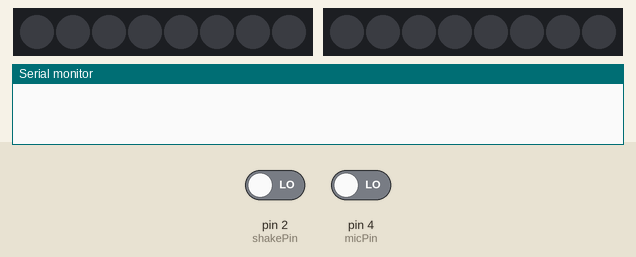
This sketch was run on a simulated Arduino Uno, built with avr-gcc and run on an emulated ATmega328P. On the bench: 2 × 8 RGB LEDs in strip order, left to right, the last lines printed to the serial monitor. The test bench sets the inputs (shaded band); at power-on: pin 4 (micPin) LOW, pin 2 (shakePin) LOW. Dim RGB values are drawn brighter than linear.

Above: at 1.2 s.
1.3 s: pin 4 (micPin) driven HIGH
At 3.3 s:
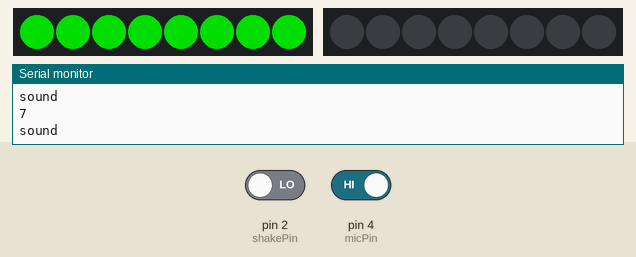
3.7 s: pin 2 (shakePin) driven HIGH
At 5.3 s:
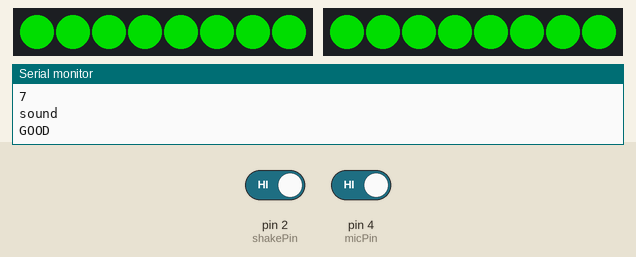
5.6 s: pin 4 (micPin) driven LOW
At 7.7 s:
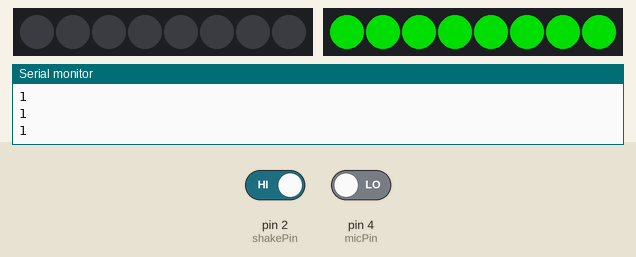
8.0 s: pin 4 (micPin) driven HIGH
At 8.55 s:
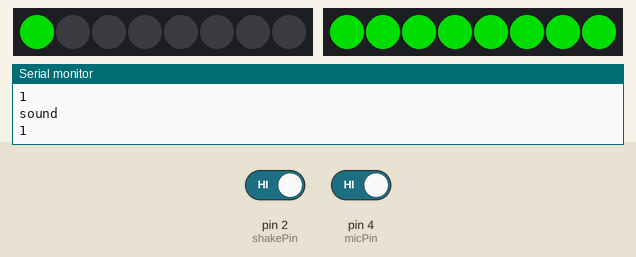
Timing chart, 0 to 11.0 s (numbered marks = the images above; inputs shaded):
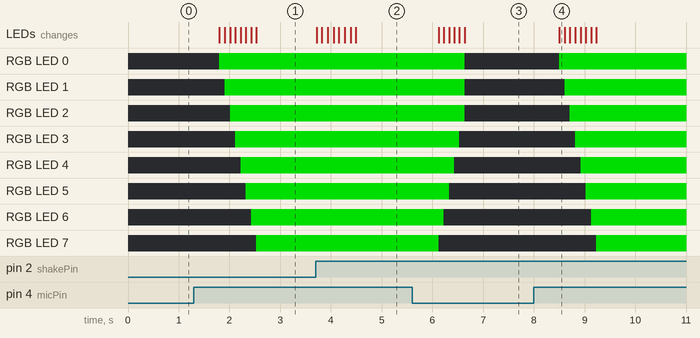

Measured:
- after the input at 1.3 s, RGB LED 0: off → RGB(0, 150, 0) after 0.50 s; RGB LED 1: off → RGB(0, 150, 0) after 0.61 s; RGB LED 2: off → RGB(0, 150, 0) after 0.71 s; RGB LED 3: off → RGB(0, 150, 0) after 0.82 s; RGB LED 4: off → RGB(0, 150, 0) after 0.92 s; the LEDs: first change after 0.50 s (image 1 shows a later state)
- after the input at 3.7 s, the LEDs: first change at once (image 2 shows a later state)
- after the input at 5.6 s, RGB LED 0–2: RGB(0, 150, 0) → off after 1.0 s; RGB LED 3: RGB(0, 150, 0) → off after 0.93 s; RGB LED 4: RGB(0, 150, 0) → off after 0.83 s; RGB LED 5: RGB(0, 150, 0) → off after 0.73 s; RGB LED 6: RGB(0, 150, 0) → off after 0.63 s; the LEDs: first change after 0.53 s (image 3 shows a later state)
- after the input at 8.0 s, RGB LED 0: off → RGB(0, 150, 0) after 0.50 s; RGB LED 1: off → RGB(0, 150, 0) after 0.61 s; RGB LED 2: off → RGB(0, 150, 0) after 0.71 s; RGB LED 3: off → RGB(0, 150, 0) after 0.82 s; RGB LED 4: off → RGB(0, 150, 0) after 0.92 s; the LEDs: change after 0.50 s (image 4)

The sketch:

hulk_test.ino
```cpp
#include <Adafruit_NeoPixel.h>
#ifdef __AVR__
  #include <avr/power.h>
#endif

#define NUMPIXELS      8

const int micPin = 4;
const int shakePin = 2;

const int ledMicPin = 7;
const int ledShakePin = 6;

int micTriggeredTime = 0;
int micLastTime = 0;
int shakeTriggeredTime = 0;

int micTriggeringCount = 0;

Adafruit_NeoPixel micPixels = Adafruit_NeoPixel(NUMPIXELS, ledMicPin, NEO_GRB + NEO_KHZ800);
Adafruit_NeoPixel shakePixels = Adafruit_NeoPixel(NUMPIXELS, ledShakePin, NEO_GRB + NEO_KHZ800);

boolean ledMicActive = false;
int ledMicActiveIndex = 0;

boolean ledShakeActive = false;
int ledShakeActiveIndex = 0;

const int ledStepTime = 100;
int ledMicLastTime = 0;
int ledShakeLastTime = 0;

boolean isMicTop = false;
boolean isShakeTop = false;

void setup() {
  // put your setup code here, to run once:
  Serial.begin(9600);
  pinMode(micPin, INPUT);
  pinMode(shakePin, INPUT);

  //#if defined (__AVR_ATtiny85__)
  //  if (F_CPU == 16000000) clock_prescale_set(clock_div_1);
  //#endif
  micPixels.begin();
  shakePixels.begin();
  //
  turnOffMicLedLine();
  turnOffShakeLedLine();
  //turnOneLedLine();
  //turnOneLedLine();
}

void turnOffMicLedLine(){
   micPixels.clear();
   for(int i=0;i<NUMPIXELS;i++){

    // pixels.Color takes RGB values, from 0,0,0 up to 255,255,255
    micPixels.setPixelColor(i, micPixels.Color(0,0,0)); // Moderately bright green color.
   }
    micPixels.show();

}

void turnOffShakeLedLine(){
   shakePixels.clear();
   for(int i=0;i<NUMPIXELS;i++){

    // pixels.Color takes RGB values, from 0,0,0 up to 255,255,255
    shakePixels.setPixelColor(i, shakePixels.Color(0,0,0)); // Moderately bright green color.
   }
    shakePixels.show();

}

void checkMicLedLines(){
  /*if(!ledMicActive){
    return;
  }*/
  if( !(ledMicActive || ledMicActiveIndex)){
    return;
  }

  Serial.println(ledMicActiveIndex);

  int currentMills = millis();
  if(currentMills - ledMicLastTime < ledStepTime){
    return;
  }

  ledMicLastTime = currentMills;


  for(int i=0;i<NUMPIXELS;i++){

    // pixels.Color takes RGB values, from 0,0,0 up to 255,255,255
    if(i <= ledMicActiveIndex){
      micPixels.setPixelColor(i, micPixels.Color(0,150,0)); // Moderately bright green color.
    }
    else{
      micPixels.setPixelColor(i, micPixels.Color(0,0,0)); // Moderately bright green color.
    }
   }
   micPixels.show();

   if(ledMicActive){
    ledMicActiveIndex++;
   }
   else{
    ledMicActiveIndex--;
   }

   if(ledMicActiveIndex >= NUMPIXELS){
     //ledMicActiveIndex = 0;
     ledMicActiveIndex = NUMPIXELS - 1;
     //ledMicActive = false;
     isMicTop = true;
     //turnOffMicLedLine();
   }
   else {
    isMicTop = false;
   }

   if(ledMicActiveIndex <= 0){
    ledMicActiveIndex = 0;
    turnOffMicLedLine();
   }

   ledMicActive = false;
}

void checkShakeLedLines(){
  if(! (ledShakeActive || ledShakeActiveIndex)){
    return;
  }

  int currentMills = millis();
  if(currentMills - ledShakeLastTime < ledStepTime){
    return;
  }

  ledShakeLastTime = currentMills;


  for(int i=0;i<NUMPIXELS;i++){

    // pixels.Color takes RGB values, from 0,0,0 up to 255,255,255
    if(i <= ledShakeActiveIndex){
      shakePixels.setPixelColor(i, shakePixels.Color(0,150,0)); // Moderately bright green color.
    }
    else{
      shakePixels.setPixelColor(i, shakePixels.Color(0,0,0)); // Moderately bright green color.
    }
   }
   shakePixels.show();

   if(ledShakeActive){
    ledShakeActiveIndex++;
   }
   else{
    ledShakeActiveIndex--;
   }

   if(ledShakeActiveIndex >= NUMPIXELS){
     isShakeTop = true;
     //ledShakeActiveIndex = 0;
     ledShakeActive = false;
     //turnOffShakeLedLine();
   }
   else {
    isShakeTop = false;
   }

   if(ledShakeActiveIndex <= 0){
     ledShakeActiveIndex = 0;
     ledShakeActive = false;
     turnOffShakeLedLine();
   }
}


void turnOneMicLedLine(){
   ledMicActive = true;
}

void turnOneShakeLedLine(){
   ledShakeActive = true;
}

int soundTriggerIndex = 0;
void loop() {
  // put your main code here, to run repeatedly:
   int currentMills = millis();
   int soundVal = digitalRead(micPin);
   int shakeVal = digitalRead(shakePin);

   //if(soundVal){
   // soundTriggerIndex
   //}

   if(soundVal){
     micLastTime = currentMills;
     if(!micTriggeredTime){
       micTriggeredTime = currentMills;
     }
     //micTriggeringCount++;
     //Serial.println("sound");
   }

   if(!soundVal && (currentMills - micLastTime) > 300 ){
     //micTriggeringCount = 0;
     micTriggeredTime = 0;
     //Serial.println("jopa");

   }


   if(micTriggeredTime > 0){
    //Serial.println(currentMills - micTriggeredTime);
   }

   //if(soundVal &&
   if(micTriggeredTime > 0 &&  ((currentMills - micTriggeredTime) >= 500) ){
    //soundTriggerIndex++;
    Serial.println("sound");
    //if(soundTriggerIndex > 10){
      turnOneMicLedLine();
    //}
    //Serial.print(micTriggeredTime);
    //Serial.print( " ");
    //Serial.println(currentMills - micTriggeredTime );
   }
   /*
   else if((currentMills - micTriggeredTime) > 100){
    soundTriggerIndex--;
    if(soundTriggerIndex < 0){
      soundTriggerIndex = 0;
    }
   }*/

   if(shakeVal){
     shakeTriggeredTime = currentMills;
     turnOneShakeLedLine();
   }

   //Serial.print(shakeVal);
   //Serial.print(" ");
   //Serial.println(soundVal);

   //if( shakeTriggeredTime > 0 && abs(shakeTriggeredTime - micTriggeredTime) < 500){
   if( shakeVal && micTriggeredTime > 0 && (currentMills - micTriggeredTime > 2000)  ){
     Serial.println("GOOD");
     //turnOneLedLine();
   }

   checkShakeLedLines();
   checkMicLedLines();

   //

}
```
